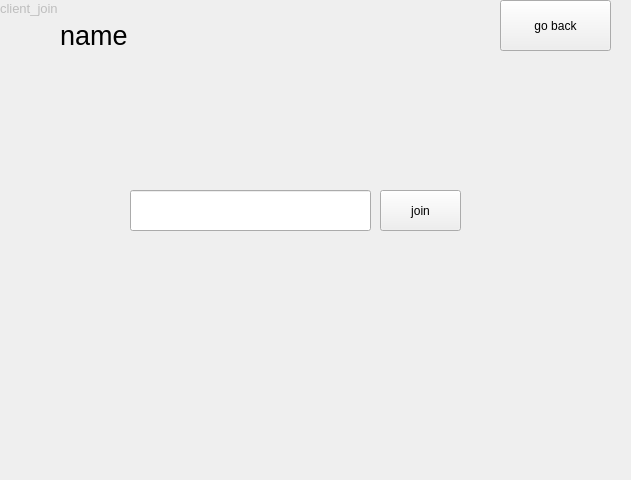
<?xml version="1.0" encoding="UTF-8"?>
<ui version="4.0">
 <class>Client</class>
 <widget class="QWidget" name="Client">
  <property name="geometry">
   <rect>
    <x>0</x>
    <y>0</y>
    <width>631</width>
    <height>480</height>
   </rect>
  </property>
  <property name="windowTitle">
   <string>Form</string>
  </property>
  <widget class="QStackedWidget" name="stackedWidget_client">
   <property name="geometry">
    <rect>
     <x>0</x>
     <y>0</y>
     <width>630</width>
     <height>481</height>
    </rect>
   </property>
   <property name="currentIndex">
    <number>0</number>
   </property>
   <widget class="QWidget" name="page_join">
    <widget class="QLabel" name="label_3">
     <property name="enabled">
      <bool>false</bool>
     </property>
     <property name="geometry">
      <rect>
       <x>0</x>
       <y>0</y>
       <width>71</width>
       <height>16</height>
      </rect>
     </property>
     <property name="font">
      <font>
       <pointsize>10</pointsize>
      </font>
     </property>
     <property name="text">
      <string>client_join</string>
     </property>
    </widget>
    <widget class="QPushButton" name="pushButton_clientJoin">
     <property name="geometry">
      <rect>
       <x>380</x>
       <y>190</y>
       <width>81</width>
       <height>41</height>
      </rect>
     </property>
     <property name="text">
      <string>join</string>
     </property>
    </widget>
    <widget class="QPushButton" name="pushButton_clientGoMain">
     <property name="geometry">
      <rect>
       <x>500</x>
       <y>0</y>
       <width>111</width>
       <height>51</height>
      </rect>
     </property>
     <property name="text">
      <string>go back</string>
     </property>
    </widget>
    <widget class="QLineEdit" name="lineEdit_clientJoinAddress">
     <property name="geometry">
      <rect>
       <x>130</x>
       <y>190</y>
       <width>241</width>
       <height>41</height>
      </rect>
     </property>
     <property name="font">
      <font>
       <pointsize>20</pointsize>
      </font>
     </property>
     <property name="alignment">
      <set>Qt::AlignCenter</set>
     </property>
    </widget>
    <widget class="QLabel" name="label_name">
     <property name="geometry">
      <rect>
       <x>60</x>
       <y>20</y>
       <width>171</width>
       <height>31</height>
      </rect>
     </property>
     <property name="font">
      <font>
       <pointsize>20</pointsize>
      </font>
     </property>
     <property name="text">
      <string>name</string>
     </property>
    </widget>
   </widget>
   <widget class="QWidget" name="page_chat">
    <widget class="QLabel" name="label_4">
     <property name="enabled">
      <bool>false</bool>
     </property>
     <property name="geometry">
      <rect>
       <x>0</x>
       <y>0</y>
       <width>71</width>
       <height>16</height>
      </rect>
     </property>
     <property name="font">
      <font>
       <pointsize>10</pointsize>
      </font>
     </property>
     <property name="text">
      <string>client_chat</string>
     </property>
    </widget>
    <widget class="QTextEdit" name="textEdit_clientChatView">
     <property name="geometry">
      <rect>
       <x>10</x>
       <y>60</y>
       <width>600</width>
       <height>350</height>
      </rect>
     </property>
     <property name="readOnly">
      <bool>true</bool>
     </property>
    </widget>
    <widget class="QPushButton" name="pushButton_clientExit">
     <property name="geometry">
      <rect>
       <x>500</x>
       <y>0</y>
       <width>111</width>
       <height>51</height>
      </rect>
     </property>
     <property name="text">
      <string>go back</string>
     </property>
    </widget>
    <widget class="QPushButton" name="pushButton_clientSend">
     <property name="geometry">
      <rect>
       <x>500</x>
       <y>420</y>
       <width>111</width>
       <height>51</height>
      </rect>
     </property>
     <property name="text">
      <string>Send</string>
     </property>
    </widget>
    <widget class="QTextEdit" name="textEdit_clientWrite">
     <property name="geometry">
      <rect>
       <x>10</x>
       <y>417</y>
       <width>481</width>
       <height>51</height>
      </rect>
     </property>
    </widget>
    <widget class="QLabel" name="label_name_copy">
     <property name="geometry">
      <rect>
       <x>60</x>
       <y>20</y>
       <width>171</width>
       <height>31</height>
      </rect>
     </property>
     <property name="font">
      <font>
       <pointsize>20</pointsize>
      </font>
     </property>
     <property name="text">
      <string>name</string>
     </property>
    </widget>
   </widget>
  </widget>
 </widget>
 <resources/>
 <connections/>
</ui>
